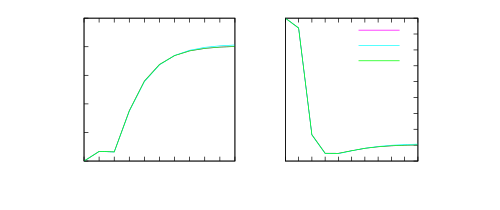

Generate this figure with gnuplot:
# set terminal x11 
# set output
set style line 1 lt 4 lw 2
set style line 2 lt 5 lw 2
set style line 3 lt 2 lw 2
set style line 4 lt 1 lw 2
set style line 5 lt 6 lw 1

set size 1,0.6
set origin 0,0
set multiplot
set size 0.525,0.6
set origin 0,0
set xtics 1
set ytics nomirror
#set ytics 20
#set yrange [27.9:30.1]
set ylabel "Inventory-R1"
#set key horizontal
#set key at first 50, first 70 samplen 2
#unset key
set xlabel "Time"
set key
plot "Sequential.dat" index 6 u 1:2 w l ls 1 notitle,\
"" index 6 u 1:3 w l ls 2 notitle,\
"" index 6 u 1:4 w l ls 3 notitle

set size 0.525,0.6
set origin 0.525,0
unset ylabel
unset ytics
set xtics 1
set y2tics nomirror
set y2label "Inventory-R2"
set xlabel "Time"
set key top
plot "Sequential.dat" index 7 u 1:2 w l ls 1 axis x1y2 t "cent",\
"" index 7 u 1:3 w l ls 2 axis x1y2 t "GSJ",\
"" index 7 u 1:4 w l ls 3 axis x1y2 t "Jacobi"
